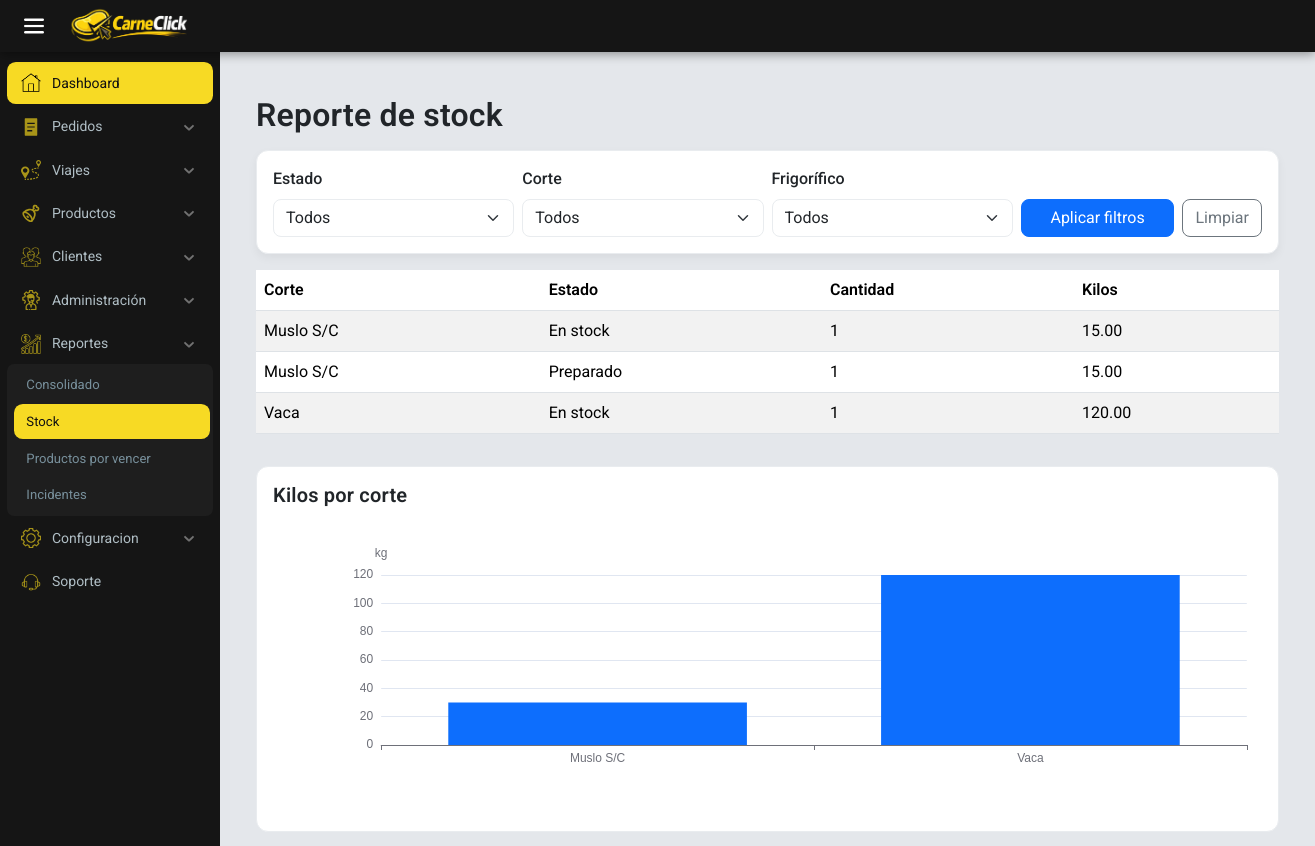
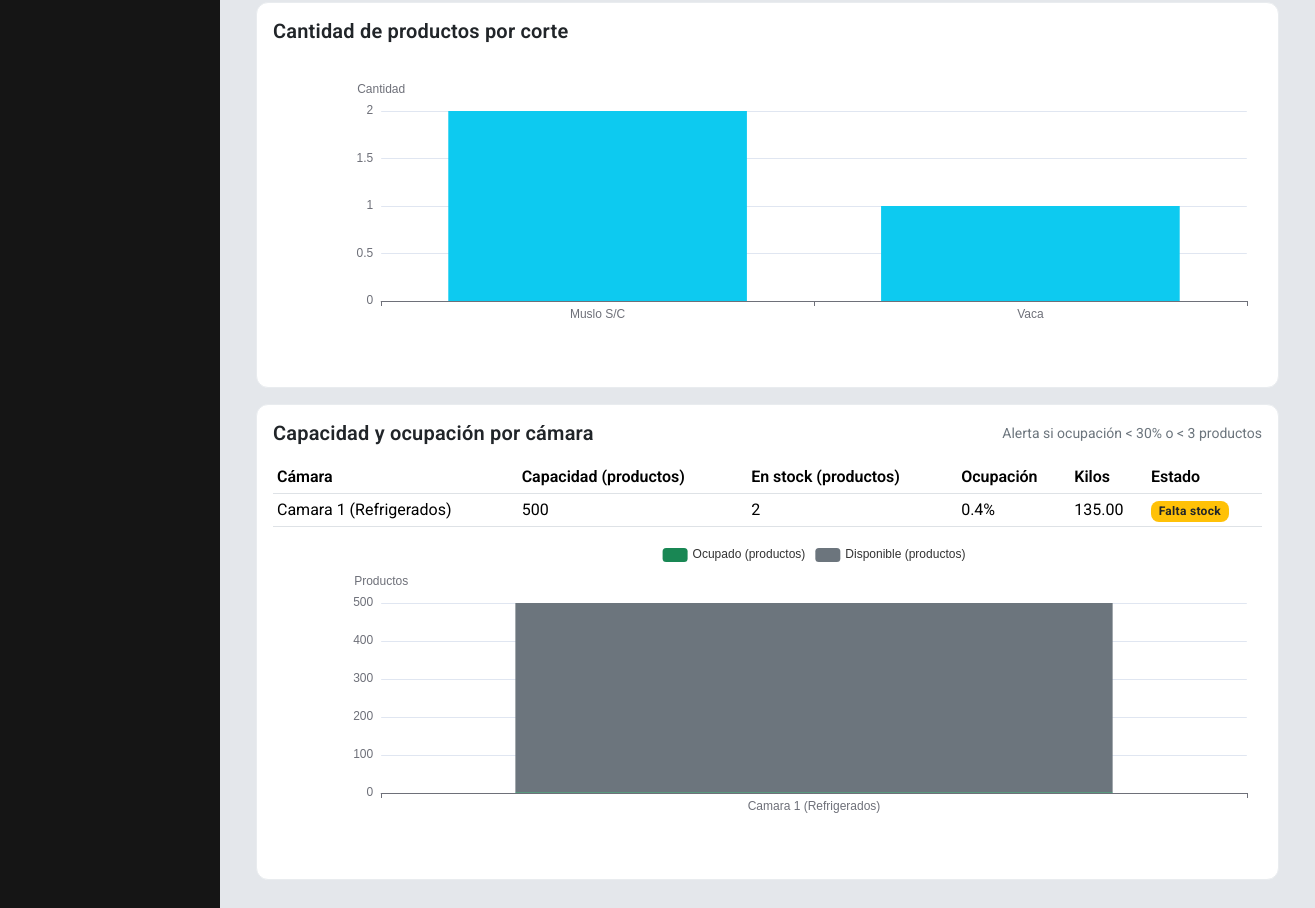
Screenshot of /encargado/reportes/stock/ (signed in) with the database file from the repository (2 pictures, top to bottom).
### encargado/models.py (models this page shows, shortened)
class Productos(models.Model):
    ESTADOS = [
        ('en stock', 'En stock'),
        ('preparado', 'preparado'),
        ('de viaje', 'De viaje'),
        ('entregado', 'Entregado'),
    ]
    nombre = models.ForeignKey(Cortes, on_delete=models.CASCADE)
    kilos = models.FloatField()
    cantidad = models.PositiveIntegerField(default=1)
    reserved_kilos = models.FloatField(default=0)
    codigo = models.CharField(
        max_length=20, unique=True, blank=True, null=True)
    fecha_entrada = models.ForeignKey(Entrada, on_delete=models.RESTRICT)
    temperatura = models.ForeignKey(
        Tipo_frigorifico, on_delete=models.CASCADE, default=1)
    frigorificop = models.ForeignKey(Frigorifico, on_delete=models.RESTRICT)
    estado = models.CharField(
        max_length=15,
        choices=ESTADOS,
        default='en stock'
    )
    history = HistoricalRecords()

class Frigorifico(models.Model):
    nombre = models.CharField(max_length=200)
    capacidad = models.FloatField()

### encargado/views.py (the view)
# urls.py: path('reportes/stock/', views.reporte_stock, name='reporte_stock'),
@group_required('Encargado')
def reporte_stock(request):
    estado = request.GET.get('estado', '')
    corte = request.GET.get('corte', '')
    frigorifico = request.GET.get('frigorifico', '')
    qs = Productos.objects.all().select_related('nombre', 'frigorificop')
    if estado:
        qs = qs.filter(estado=estado)
    if corte.isdigit():
        qs = qs.filter(nombre_id=int(corte))
    if frigorifico.isdigit():
        qs = qs.filter(frigorificop_id=int(frigorifico))
    resumen = (qs.values('nombre__nombre', 'estado')
               .annotate(total=Count('id'), kilos=Sum('kilos'))
               .order_by('nombre__nombre', 'estado'))
    cortes = Cortes.objects.all().order_by('nombre')
    frigos = Frigorifico.objects.all().order_by('nombre')
    qs_en_stock = Productos.objects.filter(estado='en stock')
    if frigorifico.isdigit():
        qs_en_stock = qs_en_stock.filter(frigorificop_id=int(frigorifico))
    ocupacion = (qs_en_stock.values('frigorificop_id', 'frigorificop__nombre')
                 .annotate(kilos=Sum('kilos'), productos=Count('id')))
    occ_by_id = {o['frigorificop_id']: o for o in ocupacion}
    frigo_resumen = []
    for f in frigos:
        occ = occ_by_id.get(f.id, {'kilos': 0, 'productos': 0})
        usados_kg = float(occ.get('kilos') or 0)
        productos_count = int(occ.get('productos') or 0)
        capacidad = float(f.capacidad or 0)
        ocupacion_pct = (productos_count / capacidad *
                         100.0) if capacidad > 0 else 0.0
        restante_prod = max(capacidad - productos_count, 0)
        low_stock = (ocupacion_pct < 30.0) or (productos_count < 3)
        frigo_resumen.append({
            'id': f.id,
            'nombre': f.nombre,
            'capacidad': capacidad,
            'kilos': usados_kg,
            'restante': restante_prod,
            'productos': productos_count,
            'ocupacion_pct': round(ocupacion_pct, 2),
            'low_stock': low_stock,
        })
    counts_by_corte = (
        qs.values('nombre__nombre')
        .annotate(count=Count('id'))
        .order_by('-count')
    )
    return render(request, 'html/reportes/stock.html', {
        'resumen': resumen,
        'cortes': cortes,
        'frigorificos': frigos,
        'frigo_resumen': frigo_resumen,
        'counts_by_corte': counts_by_corte,
        'estado_sel': estado,
        'corte_sel': int(corte) if corte.isdigit() else None,
        'frigorifico_sel': int(frigorifico) if frigorifico.isdigit() else None,
    })

### carneclick/context_processors.py (called while the page is built)
def client_info(request):
    cliente = None
    comercio_nombre = ''
    try:
        if request.user and request.user.is_authenticated:
            from encargado.models import Cliente as ClienteModel
            cliente = ClienteModel.objects.filter(
                user=request.user).select_related('comercio').first()
            if cliente and getattr(cliente, 'comercio', None):
                comercio_nombre = cliente.comercio.nombre
    except Exception:
        cliente = None
        comercio_nombre = ''
    return {
        'cliente_obj': cliente,
        'comercio_nombre': comercio_nombre,
    }

### encargado/templates/html/reportes/stock.html (shortened to what this page needs)
{% extends 'base_encargado.html' %}
{% load static %}
{% block content %}
<div class="container py-4">
  <div class="d-flex justify-content-between align-items-center mb-3">
    <h2 class="mb-0">Reporte de stock</h2>
  </div>
  <form method="get" class="card mb-3 shadow-sm">
    <div class="card-body">
      <div class="row g-2">
        <div class="col-md-3">
          <label class="form-label">Estado</label>
          <select class="form-select" name="estado">
            <option value="">Todos</option>
          </select>
        </div>
        <div class="col-md-3">
          <label class="form-label">Corte</label>
          <select class="form-select" name="corte">
            <option value="">Todos</option>
          </select>
        </div>
        <div class="col-md-3">
          <label class="form-label">Frigorífico</label>
          <select class="form-select" name="frigorifico">
            <option value="">Todos</option>
          </select>
        </div>
        <div class="col-md-3 d-flex align-items-end gap-2">
          <button class="btn btn-primary flex-grow-1" type="submit">Aplicar filtros</button>
          <a class="btn btn-outline-secondary" href="?">Limpiar</a>
        </div>
      </div>
    </div>
  </form>
  <div class="table-responsive">
    <table class="table table-striped table-hover align-middle" id="tablaStock">
      <thead>
        <tr>
          <th>Corte</th>
          <th>Estado</th>
          <th>Cantidad</th>
          <th>Kilos</th>
        </tr>
      </thead>
      <tbody>
        {% for r in resumen %}
          <tr>
            <td>{{ r.nombre__nombre }}</td>
            <td>{{ r.estado|capfirst }}</td>
            <td>{{ r.total }}</td>
            <td>{{ r.kilos|floatformat:2 }}</td>
          </tr>
        {% empty %}
          <tr><td colspan="4" class="text-center py-3">Sin resultados</td></tr>
        {% endfor %}
      </tbody>
    </table>
  </div>
  <div class="card mt-3">
    <div class="card-body">
      <h5 class="card-title">Kilos por corte</h5>
      <div id="stockChart" style="height:300px;"></div>
    </div>
  </div>
  <div class="card mt-3">
    <div class="card-body">
      <h5 class="card-title">Cantidad de productos por corte</h5>
      <div id="corteCountChart" style="height:320px;"></div>
    </div>
  </div>
  <div class="card mt-3">
    <div class="card-body">
      <div class="d-flex justify-content-between align-items-center">
        <h5 class="card-title mb-0">Capacidad y ocupación por cámara</h5>
        <small class="text-muted">Alerta si ocupación &lt; 30% o &lt; 3 productos</small>
      </div>
      <div class="table-responsive mt-3">
        <table class="table table-sm">
          <thead>
            <tr>
              <th>Cámara</th>
              <th>Capacidad (productos)</th>
              <th>En stock (productos)</th>
              <th>Ocupación</th>
              <th>Kilos</th>
              <th>Estado</th>
            </tr>
          </thead>
          <tbody>
            {% for f in frigo_resumen %}
            <tr>
              <td>{{ f.nombre }}</td>
              <td>{{ f.capacidad|floatformat:0 }}</td>
              <td>{{ f.productos }}</td>
              <td>{{ f.ocupacion_pct }}%</td>
              <td>{{ f.kilos|floatformat:2 }}</td>
              <td>
                {% if f.low_stock %}
                  <span class="badge bg-warning text-dark">Falta stock</span>
                {% else %}
                  <span class="badge bg-success">OK</span>
                {% endif %}
              </td>
            </tr>
            {% endfor %}
          </tbody>
        </table>
      </div>
      <div id="capacidadChart" style="height:320px;"></div>
    </div>
  </div>
</div>
<script>
  (function(){
    // Kilos por corte (bar)
    const rows = document.querySelectorAll('#tablaStock tbody tr');
    const map = new Map();
    rows.forEach(tr => {
      const corte = tr.children[0]?.textContent?.trim();
      const kilos = parseFloat(tr.children[3]?.textContent?.trim() || '0');
      if (corte) map.set(corte, (map.get(corte) || 0) + kilos);
    });
    const labels = Array.from(map.keys());
    const data = Array.from(map.values());
    const el1 = document.getElementById('stockChart');
    if (el1 && labels.length) {
      const chart1 = echarts.init(el1);
      chart1.setOption({
        tooltip: {},
        xAxis: { type: 'category', data: labels },
        yAxis: { type: 'value', name: 'kg' },
        series: [{ type: 'bar', data, itemStyle: { color: '#0d6efd' } }]
      });
    }
    // Capacidad vs ocupación por cámara (stacked bar)
  })();
</script>
<script>
  (function(){
    // Grafico: cantidad de productos por corte (no por kilos)
    try {
      const el = document.getElementById('corteCountChart');
      const labels = [
        {% for c in counts_by_corte %}
          "{{ c.nombre__nombre|escapejs }}"{% if not forloop.last %}, {% endif %}
        {% endfor %}
      ];
      const values = [
        {% for c in counts_by_corte %}
          {{ c.count }}{% if not forloop.last %}, {% endif %}
        {% endfor %}
      ];
      if (el && labels.length) {
        const chart = echarts.init(el);
        chart.setOption({
          tooltip: { trigger: 'axis' },
          xAxis: { type: 'category', data: labels },
          yAxis: { type: 'value', name: 'Cantidad' },
          series: [{ type: 'bar', data: values, itemStyle: { color: '#0dcaf0' } }]
        });
      }
    } catch (e) {
      console.error('Error creando gráfico de cantidad por corte', e);
    }
  })();
</script>
<script>
  (function(){
    const el2 = document.getElementById('capacidadChart');
    try {
      const names = [
        {% for f in frigo_resumen %}"{{ f.nombre|escapejs }}"{% if not forloop.last %}, {% endif %}{% endfor %}
      ];
      const ocupadosProductos = [
        {% for f in frigo_resumen %}{{ f.productos }}{% if not forloop.last %}, {% endif %}{% endfor %}
      ];
      const disponiblesProductos = [
        {% for f in frigo_resumen %}{{ f.restante|floatformat:0 }}{% if not forloop.last %}, {% endif %}{% endfor %}
      ];
      if (el2 && names.length) {
        const chart2 = echarts.init(el2);
        chart2.setOption({
          tooltip: { trigger: 'axis' },
          legend: { data: ['Ocupado (productos)', 'Disponible (productos)'] },
          xAxis: { type: 'category', data: names },
          yAxis: { type: 'value', name: 'Productos' },
          series: [
            { name: 'Ocupado (productos)', type: 'bar', stack: 'total', itemStyle: { color: '#198754' }, data: ocupadosProductos },
            { name: 'Disponible (productos)', type: 'bar', stack: 'total', itemStyle: { color: '#6c757d' }, data: disponiblesProductos }
          ]
        });
      }
    } catch (e) {
      console.error('Error preparando datos de cámaras', e);
    }
  })();
</script>
{% endblock %}

### carneclick/static/css/theme.css (style rules this page uses)
:root { --brand-bg: #f7f9fc; --brand-text: #212529; --brand-muted: #6c757d; --brand-primary: #0d6efd; --brand-success: #198754; --brand-warning: #ffc107; --brand-danger: #dc3545; --brand-info: #0dcaf0; --brand-border: #e9ecef; --brand-card-bg: #ffffff; }
html, body { background-color: var(--brand-bg); color: var(--brand-text); font-family: "Inter", system-ui, -apple-system, "Segoe UI", Roboto, "Helvetica Neue", Arial, "Noto Sans", "Liberation Sans", sans-serif; -webkit-font-smoothing: antialiased; -moz-osx-font-smoothing: grayscale; }
h1, h2, h3, h4, h5 { font-weight: 600; letter-spacing: 0.2px; }
small, .small, .text-muted { color: var(--brand-muted) !important; }
.card { border: 1px solid var(--brand-border); border-radius: 0.75rem; background: var(--brand-card-bg); }
.card.shadow-sm { box-shadow: 0 4px 10px rgba(0, 0, 0, 0.05) !important; }
.table thead th { font-weight: 600; }
.table-striped>tbody>tr:nth-of-type(odd) { --bs-table-accent-bg: rgba(0, 0, 0, .02); }
.badge { border-radius: 0.5rem; letter-spacing: 0.3px; }
.btn { border-radius: 0.5rem; }
.btn-primary { background-color: var(--brand-primary); border-color: var(--brand-primary); }
.form-label { font-weight: 500; }
.form-control, .form-select { border-color: var(--brand-border); border-radius: 0.5rem; }

### encargado/static/encargado/css/style_encargado.css (style rules this page uses)
:root { --background-color: #ffffff; --prymary-color: #F7DA24; --secondary-color: #151515; --text-color: #000000; --border-color: #ffffff; --sb-w: 220px; --sb-mini: 62px; --bar-h: 52px; --main-bg: #e4e7eb; }
* { margin: 0; padding: 0; box-sizing: border-box; font-family: "Roboto", sans-serif; }
body { width: 100%; min-height: 100vh; background-color: var(--main-bg); }

### rows the page displays
Productos: nombre__nombre "Muslo S/C", estado "En stock", total "1", kilos "15.00"
Productos: nombre__nombre "Muslo S/C", estado "Preparado", total "1", kilos "15.00"
Productos: nombre__nombre "Vaca", estado "En stock", total "1", kilos "120.00"
Frigorifico: nombre "Camara 1 (Refrigerados)", capacidad "500"

### other values shown
{{ ui.Dashboard }} "Dashboard"
{{ ui.Orders }} "Pedidos"
{{ ui.Trips }} "Viajes"
{{ ui.Products }} "Productos"
{{ ui.Clients }} "Clientes"
{{ ui.Administration }} "Administración"
{{ ui.Reports }} "Reportes"
{{ ui.ReportStock }} "Stock"
{{ ui.ReportExpiring }} "Productos por vencer"
{{ ui.Settings }} "Configuracion"
{{ ui.Support }} "Soporte"
{{ f.productos }} "2"
{{ f.ocupacion_pct }} "0.4"
{{ f.kilos|floatformat:2 }} "135.00"
chart data {{ c.nombre__nombre|escapejs }} Muslo S/C, Vaca
